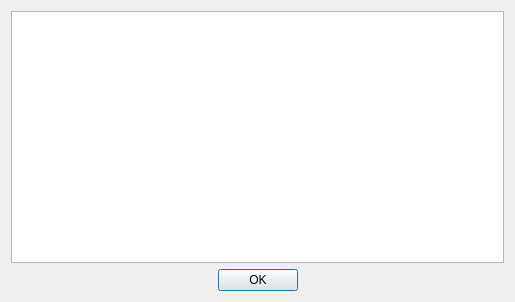
<?xml version="1.0" encoding="UTF-8"?>
<ui version="4.0">
 <class>DisplayMessageDialog</class>
 <widget class="QDialog" name="DisplayMessageDialog">
  <property name="geometry">
   <rect>
    <x>0</x>
    <y>0</y>
    <width>515</width>
    <height>302</height>
   </rect>
  </property>
  <property name="windowTitle">
   <string>Information</string>
  </property>
  <layout class="QGridLayout" name="gridLayout">
   <item row="0" column="0">
    <widget class="QTextBrowser" name="textBrowser"/>
   </item>
   <item row="1" column="0">
    <layout class="QHBoxLayout" name="horizontalLayout">
     <item>
      <spacer name="horizontalSpacer">
       <property name="orientation">
        <enum>Qt::Horizontal</enum>
       </property>
       <property name="sizeHint" stdset="0">
        <size>
         <width>40</width>
         <height>20</height>
        </size>
       </property>
      </spacer>
     </item>
     <item>
      <widget class="QPushButton" name="okButton">
       <property name="text">
        <string>OK</string>
       </property>
      </widget>
     </item>
     <item>
      <spacer name="horizontalSpacer_2">
       <property name="orientation">
        <enum>Qt::Horizontal</enum>
       </property>
       <property name="sizeHint" stdset="0">
        <size>
         <width>40</width>
         <height>20</height>
        </size>
       </property>
      </spacer>
     </item>
    </layout>
   </item>
  </layout>
 </widget>
 <resources/>
 <connections/>
</ui>
